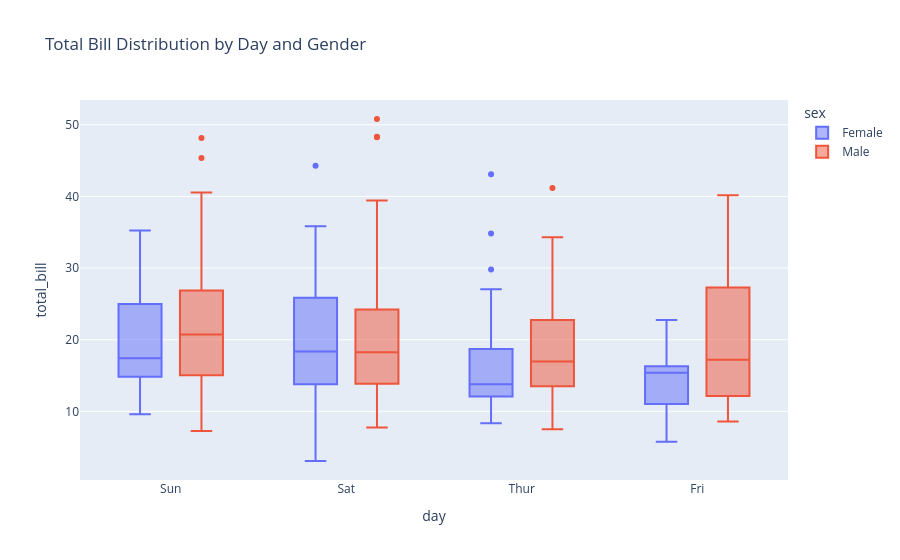

This figure's notebook cell:
### Markdown cell above
## 📦 Plotly Box Plot

### ✅ When to Use:
- To compare distributions and spot outliers interactively

> Example: Compare salaries or scores across different groups

### Code cell
df = px.data.tips()  # Built-in dataset

fig = px.box(df, x='day', y='total_bill', color='sex',
             title='Total Bill Distribution by Day and Gender')
fig.show()

### Figure 1 — Plotly figure (JSON) as saved in the notebook; plotly's stock layout.template omitted (floating-point values rounded to 4 significant figures; data arrays with more than 128 entries replaced by an {"elided": "..."} marker saying what was removed)
{"data": [{"alignmentgroup": "True", "hovertemplate": "sex=Female<br>day=%{x}<br>total_bill=%{y}<extra></extra>", "legendgroup": "Female", "marker": {"color": "#636efa"}, "name": "Female", "notched": false, "offsetgroup": "Female", "orientation": "v", "showlegend": true, "type": "box", "x": ["Sun", "Sun", "Sun", "Sun", "Sun", "Sun", "Sat", "Sat", "Sat", "Sat", "Sat", "Sat", "Sun", "Sun", "Sat", "Sat", "Sat", "Sat", "Sat", "Sat", "Sat", "Thur", "Thur", "Fri", "Fri", "Fri", "Fri", "Fri", "Sat", "Sat", "Sat", "Sat", "Sat", "Sun", "Sun", "Thur", "Thur", "Thur", "Thur", "Thur", "Thur", "Thur", "Thur", "Thur", "Thur", "Thur", "Thur", "Thur", "Thur", "Thur", "Thur", "Thur", "Thur", "Thur", "Thur", "Thur", "Thur", "Sun", "Sun", "Sun", "Sun", "Sun", "Sat", "Sat", "Sun", "Sun", "Sun", "Thur", "Thur", "Thur", "Thur", "Thur", "Thur", "Thur", "Sat", "Sat", "Sat", "Sat", "Sat", "Fri", "Fri", "Fri", "Fri", "Sat", "Sat", "Sat", "Thur"], "x0": " ", "xaxis": "x", "y": [16.99, 24.59, 35.26, 14.83, 10.33, 16.97, 20.29, 15.77, 19.65, 15.06, 20.69, 16.93, 10.29, 34.81, 26.41, 16.45, 3.07, 17.07, 26.86, 25.28, 14.73, 10.07, 34.83, 5.75, 16.32, 22.75, 11.35, 15.38, 44.3, 22.42, 20.92, 14.31, 7.25, 25.71, 17.31, 10.65, 12.43, 24.08, 13.42, 12.48, 29.8, 14.52, 11.38, 20.27, 11.17, 12.26, 18.26, 8.51, 10.33, 14.15, 13.16, 17.47, 27.05, 16.43, 8.35, 18.64, 11.87, 29.85, 25.0, 13.39, 16.21, 17.51, 10.59, 10.63, 9.6, 20.9, 18.15, 19.81, 43.11, 13.0, 12.74, 13.0, 16.4, 16.47, 12.76, 13.27, 28.17, 12.9, 30.14, 13.42, 15.98, 16.27, 10.09, 22.12, 35.83, 27.18, 18.78], "y0": " ", "yaxis": "y"}, {"alignmentgroup": "True", "hovertemplate": "sex=Male<br>day=%{x}<br>total_bill=%{y}<extra></extra>", "legendgroup": "Male", "marker": {"color": "#EF553B"}, "name": "Male", "notched": false, "offsetgroup": "Male", "orientation": "v", "showlegend": true, "type": "box", "x": {"elided": "157 str values"}, "x0": " ", "xaxis": "x", "y": {"elided": "157 float values"}, "y0": " ", "yaxis": "y"}], "layout": {"boxmode": "group", "legend": {"title": {"text": "sex"}, "tracegroupgap": 0}, "title": {"text": "Total Bill Distribution by Day and Gender"}, "xaxis": {"anchor": "y", "domain": [0, 1], "title": {"text": "day"}}, "yaxis": {"anchor": "x", "domain": [0, 1], "title": {"text": "total_bill"}}}}
